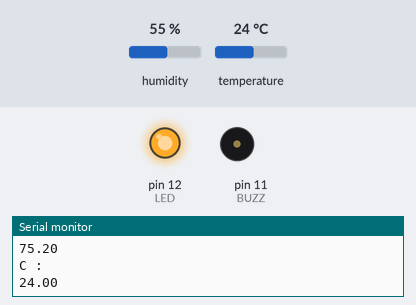
A sketch run on a simulated Arduino Uno, built with avr-gcc and run on an emulated ATmega328P. Parts: output pins drawn as LEDs (lit = HIGH), buzzer (waves = sounding, pin HIGH), the last lines printed to the serial monitor. Inputs (shaded band) come from the test bench; at power-on: temperature 24 °C, humidity 55 %.

Above: at 2.8 s.
2.9 s: temperature set to 29 °C
7.2 s: temperature set to 32 °C
At 11.2 s:
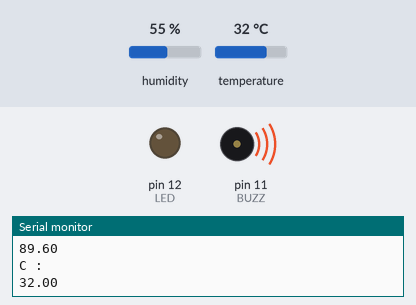
11.6 s: temperature set to 12 °C
At 14.8 s:
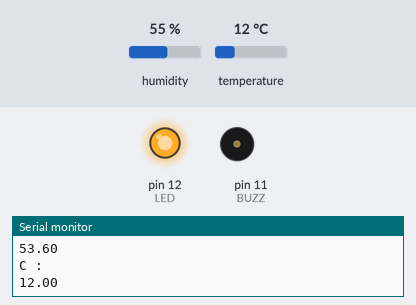
15.6 s: temperature set to 33 °C
At 18.5 s:
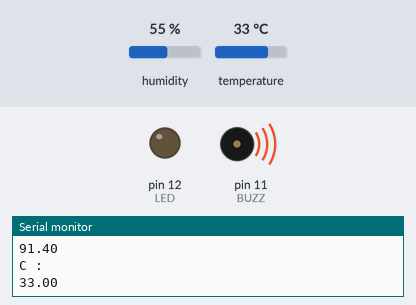
Timing chart, 0 to 20.0 s (numbered marks = the images above; inputs shaded):
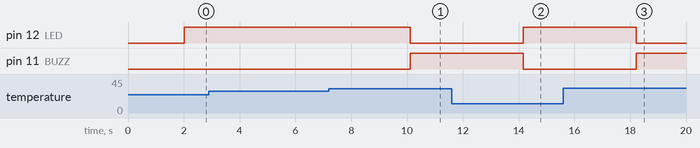

Measured:
- the behaviour switches between 30 and 31 °C on temperature (found by bisection; images 0 and 1)
- after the input at 7.2 s, pin 12 (LED): HIGH → LOW after 2.9 s; pin 11 (BUZZ): LOW → HIGH after 2.9 s
- after the input at 11.6 s, pin 12 (LED): LOW → HIGH after 2.6 s; pin 11 (BUZZ): HIGH → LOW after 2.6 s
- after the input at 15.6 s, pin 12 (LED): HIGH → LOW after 2.6 s; pin 11 (BUZZ): LOW → HIGH after 2.6 s

The sketch:

A1Q9.ino
```cpp
// A1Q9. Use DHT 11 and glow the red light if temperature goes above 30’c and play the buzzer and blink the green LED if temperature goes below 30’c and stop the buzzer.

#include "DHT.h"
#define DHTPIN 13
#define DHTTYPE DHT11
#define LED 12
#define BUZZ 11

DHT dht(DHTPIN, DHTTYPE);

void setup() {
  Serial.begin(9600);
  pinMode(DHTPIN, INPUT);
  dht.begin();
  pinMode(LED, OUTPUT);
  pinMode(BUZZ, OUTPUT);
}

void loop() {

  float h = dht.readHumidity();
  float f = dht.readTemperature(true);
  float c = dht.readTemperature();

  if (isnan(h) || isnan(f) || isnan(c)) {
    Serial.println("Not a value");
  } else {
    Serial.println("H : ");
    Serial.println(h);
    Serial.println("F : ");
    Serial.println(f);
    Serial.println("C : ");
    Serial.println(c);
  }

  delay(2000);

  if (c > 30) {
    digitalWrite(BUZZ, HIGH);
    digitalWrite(LED, LOW);
  } else {
    digitalWrite(BUZZ, LOW);
    digitalWrite(LED, HIGH);
  }
}
```
